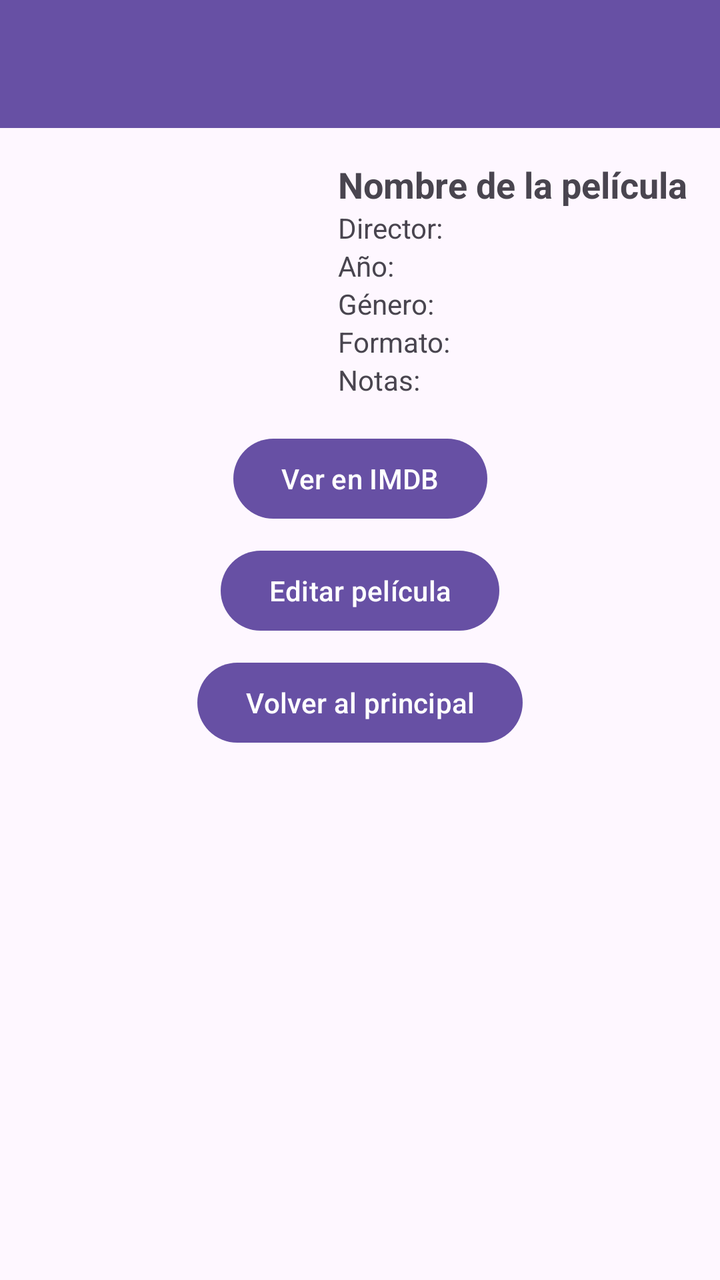
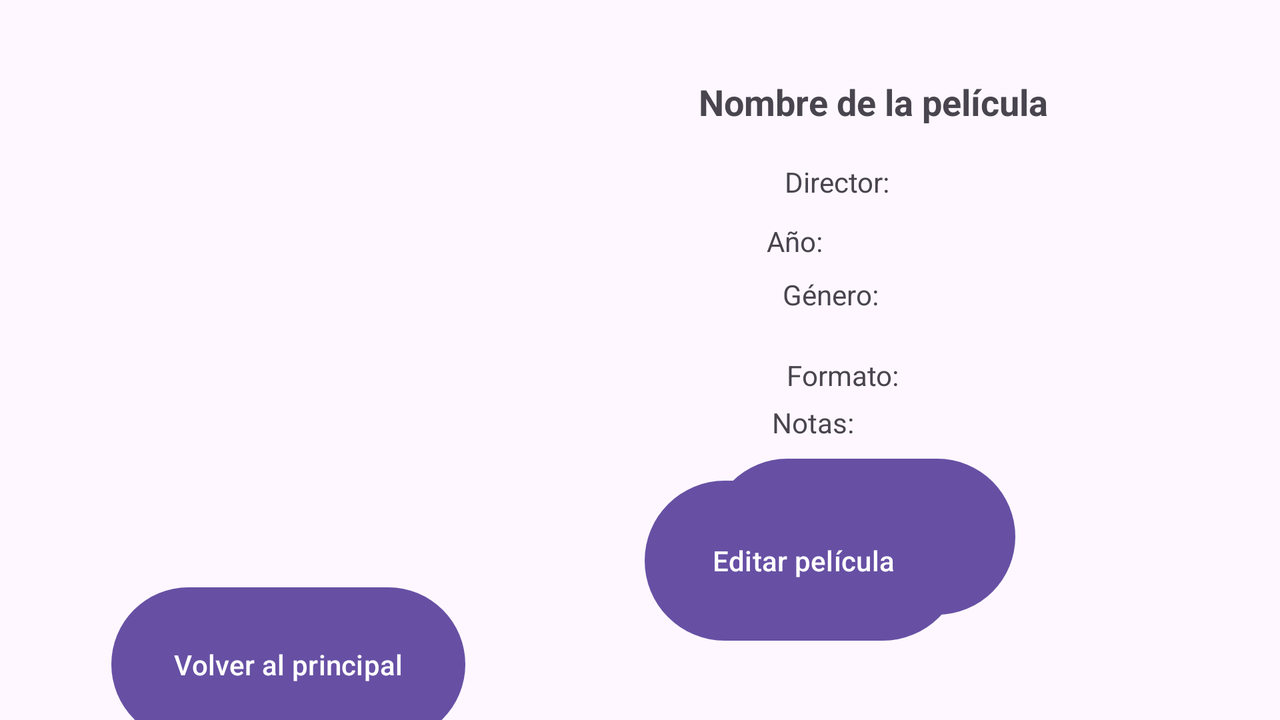

One screen, two layout resources from the same app: the default and the repository's alternative for another configuration. Each is rendered where Android would select it; the XML of both is given below.
<!-- AndroidManifest.xml: application theme Theme.Filmotecauno -->
<!-- res/layout/activity_film_data.xml -->
<?xml version="1.0" encoding="utf-8"?>
<androidx.constraintlayout.widget.ConstraintLayout
    xmlns:android="http://schemas.android.com/apk/res/android"
    xmlns:app="http://schemas.android.com/apk/res-auto"
    xmlns:tools="http://schemas.android.com/tools"
    android:layout_width="match_parent"
    android:layout_height="match_parent"
    tools:context=".FilmDataActivity">

    
    <androidx.appcompat.widget.Toolbar
        android:id="@+id/my_toolbar"
        android:layout_width="0dp"
        android:layout_height="?attr/actionBarSize"
        android:background="?attr/colorPrimary"
        android:titleTextColor="@android:color/white"
        android:title="Detalles de la película"
        app:popupTheme="@style/ThemeOverlay.AppCompat.Light"
        app:layout_constraintTop_toTopOf="parent"
        app:layout_constraintStart_toStartOf="parent"
        app:layout_constraintEnd_toEndOf="parent" />

    <ImageView
        android:id="@+id/image_poster"
        android:layout_width="120dp"
        android:layout_height="180dp"
        android:layout_marginTop="16dp"
        android:scaleType="fitCenter"
        android:src="@drawable/ic_launcher_foreground"
        app:layout_constraintTop_toBottomOf="@id/my_toolbar"
        app:layout_constraintStart_toStartOf="parent"
        app:layout_constraintHorizontal_bias="0.103"
        app:layout_constraintEnd_toEndOf="parent" />

    <TextView
        android:id="@+id/text_title"
        android:layout_width="wrap_content"
        android:layout_height="wrap_content"
        android:text="Nombre de la película"
        android:textSize="18sp"
        android:textStyle="bold"
        app:layout_constraintTop_toTopOf="@id/image_poster"
        app:layout_constraintStart_toEndOf="@id/image_poster"
        app:layout_constraintEnd_toEndOf="parent"
        android:layout_marginStart="8dp" />

    <TextView
        android:id="@+id/text_director"
        android:layout_width="wrap_content"
        android:layout_height="wrap_content"
        android:text="Director:"
        app:layout_constraintTop_toBottomOf="@id/text_title"
        app:layout_constraintStart_toStartOf="@id/text_title" />

    <TextView
        android:id="@+id/text_year"
        android:layout_width="wrap_content"
        android:layout_height="wrap_content"
        android:text="Año:"
        app:layout_constraintTop_toBottomOf="@id/text_director"
        app:layout_constraintStart_toStartOf="@id/text_director" />

    <TextView
        android:id="@+id/text_genre"
        android:layout_width="wrap_content"
        android:layout_height="wrap_content"
        android:text="Género:"
        app:layout_constraintTop_toBottomOf="@id/text_year"
        app:layout_constraintStart_toStartOf="@id/text_year" />

    <TextView
        android:id="@+id/text_format"
        android:layout_width="wrap_content"
        android:layout_height="wrap_content"
        android:text="Formato:"
        app:layout_constraintTop_toBottomOf="@id/text_genre"
        app:layout_constraintStart_toStartOf="@id/text_genre" />

    <TextView
        android:id="@+id/text_notes"
        android:layout_width="wrap_content"
        android:layout_height="wrap_content"
        android:text="Notas:"
        app:layout_constraintTop_toBottomOf="@id/text_format"
        app:layout_constraintStart_toStartOf="@id/text_format" />

    <Button
        android:id="@+id/btn_imdb"
        android:layout_width="wrap_content"
        android:layout_height="wrap_content"
        android:text="Ver en IMDB"
        app:layout_constraintTop_toBottomOf="@id/text_notes"
        app:layout_constraintStart_toStartOf="parent"
        app:layout_constraintEnd_toEndOf="parent"
        android:layout_marginTop="16dp" />

    <Button
        android:id="@+id/btn_editar"
        android:layout_width="wrap_content"
        android:layout_height="wrap_content"
        android:text="Editar película"
        app:layout_constraintTop_toBottomOf="@id/btn_imdb"
        app:layout_constraintStart_toStartOf="parent"
        app:layout_constraintEnd_toEndOf="parent"
        android:layout_marginTop="8dp" />

    <Button
        android:id="@+id/btn_volver"
        android:layout_width="wrap_content"
        android:layout_height="wrap_content"
        android:text="Volver al principal"
        app:layout_constraintTop_toBottomOf="@id/btn_editar"
        app:layout_constraintStart_toStartOf="parent"
        app:layout_constraintEnd_toEndOf="parent"
        android:layout_marginTop="8dp" />

</androidx.constraintlayout.widget.ConstraintLayout>
<!-- resources referenced by this layout -->
<resources>
  <style name="Theme.Filmotecauno" parent="Base.Theme.Filmotecauno" />
  <style name="Base.Theme.Filmotecauno" parent="Theme.Material3.DayNight.NoActionBar">
          
      </style>
</resources>
<!-- res/layout-land/activity_film_data.xml (the repository's variant of the layout above) -->
<!-- drawn on the phone turned sideways -->
<?xml version="1.0" encoding="utf-8"?>
<androidx.constraintlayout.widget.ConstraintLayout xmlns:android="http://schemas.android.com/apk/res/android"
    xmlns:app="http://schemas.android.com/apk/res-auto"
    xmlns:tools="http://schemas.android.com/tools"
    android:layout_width="match_parent"
    android:layout_height="match_parent"
    tools:context=".FilmDataActivity">


    <ImageView
        android:id="@+id/image_poster"
        android:layout_width="120dp"
        android:layout_height="180dp"
        android:layout_marginTop="136dp"
        android:scaleType="fitCenter"
        android:src="@drawable/ic_launcher_foreground"
        app:layout_constraintEnd_toEndOf="parent"
        app:layout_constraintHorizontal_bias="0.103"
        app:layout_constraintStart_toStartOf="parent"
        app:layout_constraintTop_toTopOf="parent" />

    

    

    

    

    <TextView
        android:id="@+id/text_title"
        android:layout_width="wrap_content"
        android:layout_height="wrap_content"
        android:text="Nombre de la película"
        android:textSize="18sp"
        android:textStyle="bold"
        app:layout_constraintBottom_toBottomOf="parent"
        app:layout_constraintEnd_toEndOf="parent"
        app:layout_constraintHorizontal_bias="0.751"
        app:layout_constraintStart_toStartOf="parent"
        app:layout_constraintTop_toTopOf="parent"
        app:layout_constraintVertical_bias="0.115" />

    <TextView
        android:id="@+id/text_director"
        android:layout_width="wrap_content"
        android:layout_height="wrap_content"
        android:text="Director: "
        app:layout_constraintBottom_toBottomOf="parent"
        app:layout_constraintEnd_toEndOf="parent"
        app:layout_constraintHorizontal_bias="0.672"
        app:layout_constraintStart_toStartOf="parent"
        app:layout_constraintTop_toBottomOf="@id/text_title"
        app:layout_constraintVertical_bias="0.066" />

    <TextView
        android:id="@+id/text_format"
        android:layout_width="wrap_content"
        android:layout_height="wrap_content"
        android:layout_marginTop="20dp"
        android:text="Formato: "
        app:layout_constraintBottom_toBottomOf="parent"
        app:layout_constraintEnd_toEndOf="parent"
        app:layout_constraintHorizontal_bias="0.678"
        app:layout_constraintStart_toStartOf="parent"
        app:layout_constraintTop_toBottomOf="@id/text_genre"
        app:layout_constraintVertical_bias="0.008" />

    <TextView
        android:id="@+id/text_notes"
        android:layout_width="wrap_content"
        android:layout_height="wrap_content"
        android:text="Notas: "
        app:layout_constraintBottom_toBottomOf="parent"
        app:layout_constraintEnd_toEndOf="parent"
        app:layout_constraintHorizontal_bias="0.648"
        app:layout_constraintStart_toStartOf="parent"
        app:layout_constraintTop_toBottomOf="@id/text_format"
        app:layout_constraintVertical_bias="0.032" />

    <TextView
        android:id="@+id/text_genre"
        android:layout_width="wrap_content"
        android:layout_height="wrap_content"
        android:text="Género: "
        app:layout_constraintBottom_toBottomOf="parent"
        app:layout_constraintEnd_toEndOf="parent"
        app:layout_constraintHorizontal_bias="0.665"
        app:layout_constraintStart_toStartOf="parent"
        app:layout_constraintTop_toBottomOf="@id/text_year"
        app:layout_constraintVertical_bias="0.037" />

    <TextView
        android:id="@+id/text_year"
        android:layout_width="wrap_content"
        android:layout_height="wrap_content"
        android:text="Año: "
        app:layout_constraintBottom_toBottomOf="parent"
        app:layout_constraintEnd_toEndOf="parent"
        app:layout_constraintHorizontal_bias="0.63"
        app:layout_constraintStart_toStartOf="parent"
        app:layout_constraintTop_toBottomOf="@id/text_director"
        app:layout_constraintVertical_bias="0.045" />

    <Button
        android:id="@+id/btn_imdb"
        android:layout_width="153dp"
        android:layout_height="86dp"
        android:text="Ver en IMDB"
        app:layout_constraintBottom_toBottomOf="parent"
        app:layout_constraintEnd_toEndOf="parent"
        app:layout_constraintHorizontal_bias="0.728"
        app:layout_constraintStart_toStartOf="parent"
        app:layout_constraintTop_toBottomOf="@id/text_notes"
        app:layout_constraintVertical_bias="0.09" />

    <Button
        android:id="@+id/btn_volver"
        android:layout_width="177dp"
        android:layout_height="85dp"
        android:text="Volver al principal"
        app:layout_constraintBottom_toBottomOf="parent"
        app:layout_constraintEnd_toEndOf="parent"
        app:layout_constraintHorizontal_bias="0.12"
        app:layout_constraintStart_toStartOf="parent"
        app:layout_constraintTop_toBottomOf="@id/btn_imdb"
        app:layout_constraintVertical_bias="0.601" />

    <Button
        android:id="@+id/btn_editar"
        android:layout_width="159dp"
        android:layout_height="88dp"
        android:text="Editar película"
        app:layout_constraintBottom_toBottomOf="parent"
        app:layout_constraintEnd_toEndOf="parent"
        app:layout_constraintHorizontal_bias="0.361"
        app:layout_constraintStart_toEndOf="@+id/btn_volver"
        app:layout_constraintTop_toTopOf="parent"
        app:layout_constraintVertical_bias="0.869" />

</androidx.constraintlayout.widget.ConstraintLayout>
